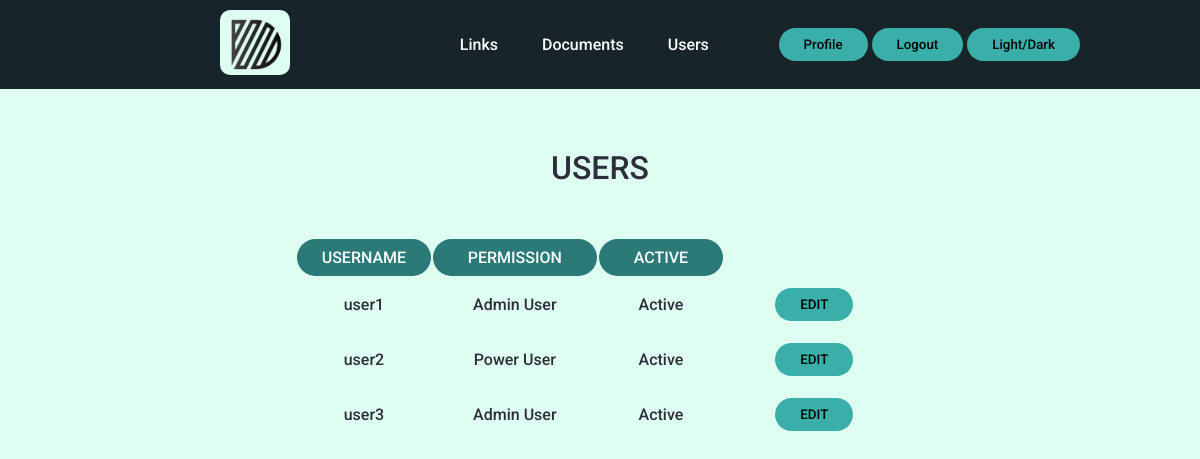
The page /users (signed in) on the database as committed earlier.
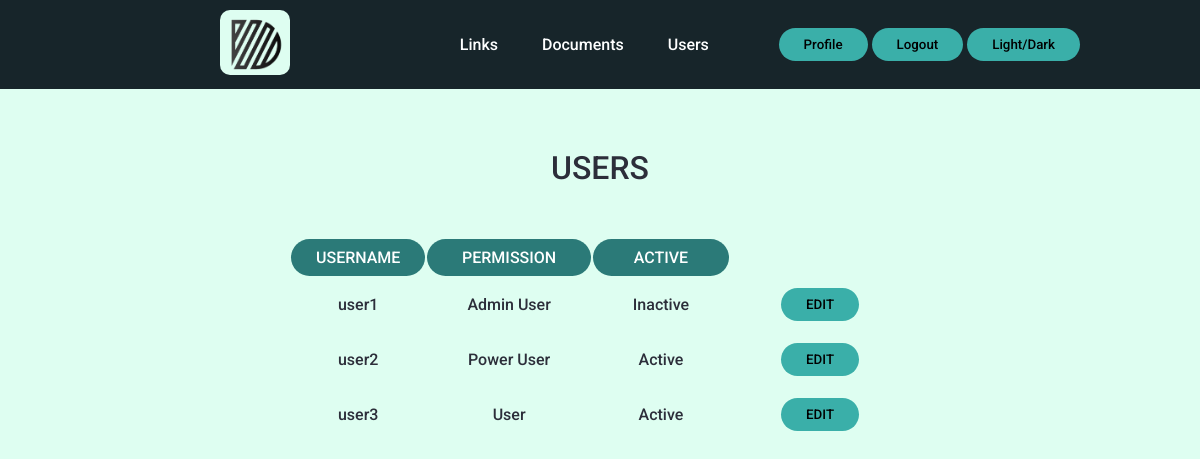
The same page on the database as committed later.
### tables this page shows
CREATE TABLE users (id INTEGER PRIMARY KEY AUTOINCREMENT NOT NULL, username TEXT NOT NULL, hash TEXT NOT NULL, permission INTEGER DEFAULT 4 NOT NULL, active BLOB DEFAULT 0 NOT NULL);

### app.py (the view)
@app.route("/users")
def users():
    userID = session["user_id"]
    users = db.execute("SELECT * FROM users WHERE id > 1")
    return render_template("users.html", users = users, role = role, status = status)

### templates/users.html (shortened to what this page needs)
{% extends "layout.html" %}
{% block body %}
<div><h1>USERS</h1></div>
    <table class="table">
        <thead>
            <tr>
                <th>USERNAME</th>
                <th>PERMISSION</th>
                <th>ACTIVE</th>
            </tr>
        </thead>
        <tbody>
            {% for user in users %}
            <tr>
                <td> {{ user["username"] }}</td>
                <td> {{ role[user["permission"]] }}</td>
                <td> {{ status[user["active"]] }}</td>
                <td>
                  <form action="/edituser" method="post">
                    <button type="submit" class="btn btn-sm btn-outline-secondary" >EDIT</button>
                  </form>
                </td>
            </tr>
            {% endfor %}
        </tbody>
    </table>
{% endblock %}

### templates/layout.html (shortened to what this page needs)
<!DOCTYPE HTML>
<html lang="en">
    <head>
        <link rel="stylesheet" href=".\static\styles.css">
    </head>
    <body>
      <header>
        <div>
        <a href="/"><img class="logo" src=".\static\images\d.png" alt="logo"></a>
        </div>
        {% if session.get("user_id") %}
        <div>
        <nav>
          <ul class="nav_links">
            <li><a href="/links">Links</a></li>
            {% if session.get("permission") > 2 %}
            <li><a href="/history">History</a></li>
            {% else %}
            <li><a href="/documents">Documents</a></li>
            {% endif %}
            {% if session.get("permission") > 1 %}
            <li><a>Users</a></li>
            {% else %}
            <li><a href="/users">Users</a></li>
            {% endif %}
          </ul>
        </nav>
        </div>
        <div>
          <a href="/profile"><button>Profile</button></a>
          <a href="/logout"><button>Logout</button></a>
          <button onclick="toggleMode()">Light/Dark</button>
        </div>
        {% else %}
        <div>
          <a href="/register"><button>Register</button></a>
          <a href="/"><button>Login</button></a>
          <button onclick="toggleMode()">Light/Dark</button>
          {% endif %}
      </header>
      <div class="body">
      {% block body %}{% endblock %}
      </div>
    </body>
</html>

### static/styles.css (style rules this page uses)
* { box-sizing: border-box; margin: 0; padding: 0; font-family: "Roboto", sans-serif; font-weight: 500; }
header { background-color: #17252a; color: #feffff; display: flex; justify-content: space-between; align-items: center; padding: 10px 10%; }
.body { padding: 10px 10%; display: grid; text-align: center; }
header a { color: #feffff; text-decoration: none; }
body { transition: background-color 0.5s, color 0.3s; }
.light { background-color: #defef1; color: #2c2e3a; }
.light button { background-color: #3aafa9; }
.nav_links { list-style: none; }
.nav_links li { display: inline-block; padding: 0 20px; }
.nav_links li a { transition: all 0.3s ease 0s; }
button { padding: 9px 25px; border: none; border-radius: 50px; cursor: pointer; transition: all 0.5s ease 0s; }
.logo { margin: 0px 100px; width: 70px; height: auto; background-color: #defef1; border-radius: 10px; transition: all 1s ease 0s; }
h1 { padding: 50px 0; }
.body button { margin: 10px 10px; }
table { margin: 0 auto; text-align: center; }
table td { padding-left: 40px; padding-right: 40px; }
th { background-color: #2b7a78; padding: 9px 25px; border: none; border-radius: 50px; cursor: pointer; transition: all 0.5s ease 0s; color: #feffff; }

Rows that differ between the two databases and show on the page:
changed users "user1": active "Active" → "Inactive"
changed users "user3": permission "Admin User" → "User"
